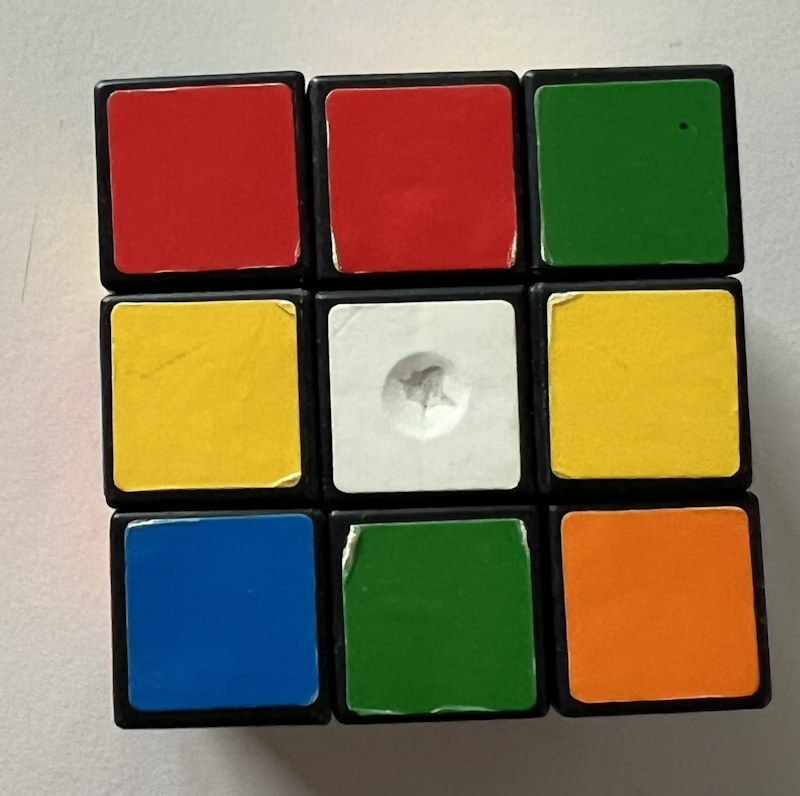
#> input picture image2.jpg, 800 x 796 px
$ python color_calibration.py
#> lines starting #> are read from the running program, lines starting #| are printed output that depends on the picture; after the words box and inside, x2 and y2 are one past the last pixel; in counts of white or black regions, pixels touching at a corner belong together
import cv2
import numpy as np

# Load an image from file
def load_image(image_path):
#> called with image_path = 'image2.jpg'
    frame = cv2.imread(image_path)
#> frame is the input picture: shape (796, 800, 3); mean B, G, R 88.3, 116.4, 132.8
#> in calibrate_colors, `hsv_frame = cv2.cvtColor(frame, cv2.COLOR_BGR2HSV)`: hsv_frame: shape (796, 800, 3); mean H, S, V 32.1, 115.1, 148
    if frame is None:
        print("Error: Could not load image.")
        return None
    return frame

# Function to pick color on mouse click
def pick_color(event, x, y, flags, param):
    global hsv_frame
    if event == cv2.EVENT_LBUTTONDOWN:
        hsv_value = hsv_frame[y, x]
        print(f"Picked HSV Color: {hsv_value}")

# Function to create trackbars for color tuning
def nothing(x):
    pass

def create_trackbars():
    cv2.namedWindow("Trackbars")
    cv2.createTrackbar("H Min", "Trackbars", 0, 180, nothing)
#> slider 'H Min' is set to 36
    cv2.createTrackbar("H Max", "Trackbars", 180, 180, nothing)
    cv2.createTrackbar("S Min", "Trackbars", 0, 255, nothing)
#> slider 'S Min' is set to 51
    cv2.createTrackbar("S Max", "Trackbars", 255, 255, nothing)
    cv2.createTrackbar("V Min", "Trackbars", 0, 255, nothing)
#> slider 'V Min' is set to 51
    cv2.createTrackbar("V Max", "Trackbars", 255, 255, nothing)

def get_trackbar_values():
    h_min = cv2.getTrackbarPos("H Min", "Trackbars")
    h_max = cv2.getTrackbarPos("H Max", "Trackbars")
    s_min = cv2.getTrackbarPos("S Min", "Trackbars")
    s_max = cv2.getTrackbarPos("S Max", "Trackbars")
    v_min = cv2.getTrackbarPos("V Min", "Trackbars")
    v_max = cv2.getTrackbarPos("V Max", "Trackbars")
    return np.array([h_min, s_min, v_min]), np.array([h_max, s_max, v_max])

# Main function to process image and detect colors
def calibrate_colors(image_path):
    global hsv_frame

    frame = load_image(image_path)
    if frame is None:
        return

    hsv_frame = cv2.cvtColor(frame, cv2.COLOR_BGR2HSV)
    create_trackbars()

    while True:
        lower_bound, upper_bound = get_trackbar_values()
        mask = cv2.inRange(hsv_frame, lower_bound, upper_bound)
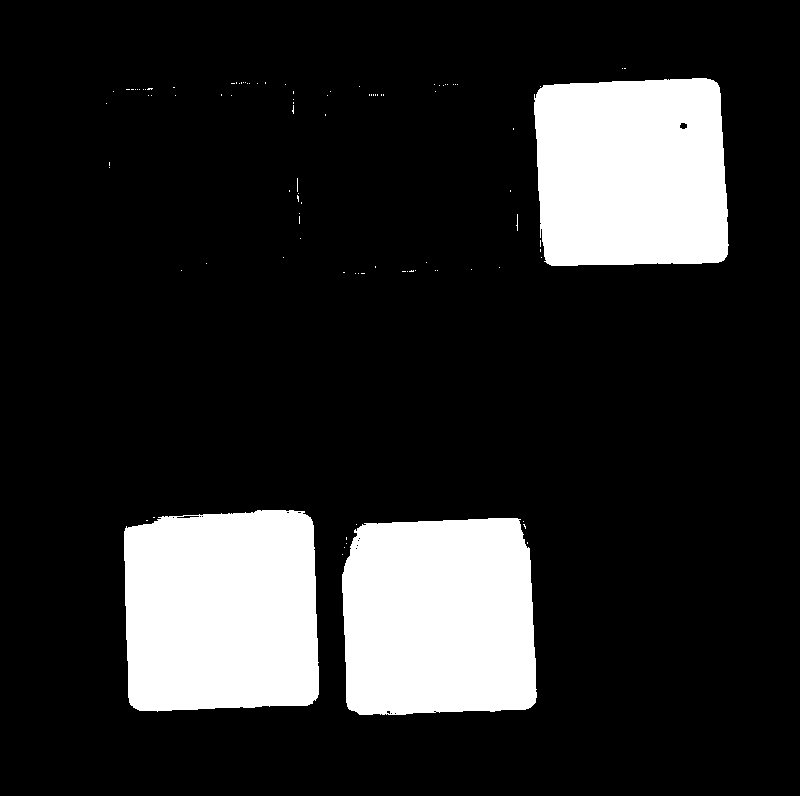
#> mask: shape (796, 800); 16.7% white; 100 white regions (97 under 20 px), largest, box (x1, y1, x2, y2) and area: (124, 510, 319, 712) 36668, (342, 518, 537, 715) 35556, (534, 78, 729, 266) 34031
        result = cv2.bitwise_and(frame, frame, mask=mask)
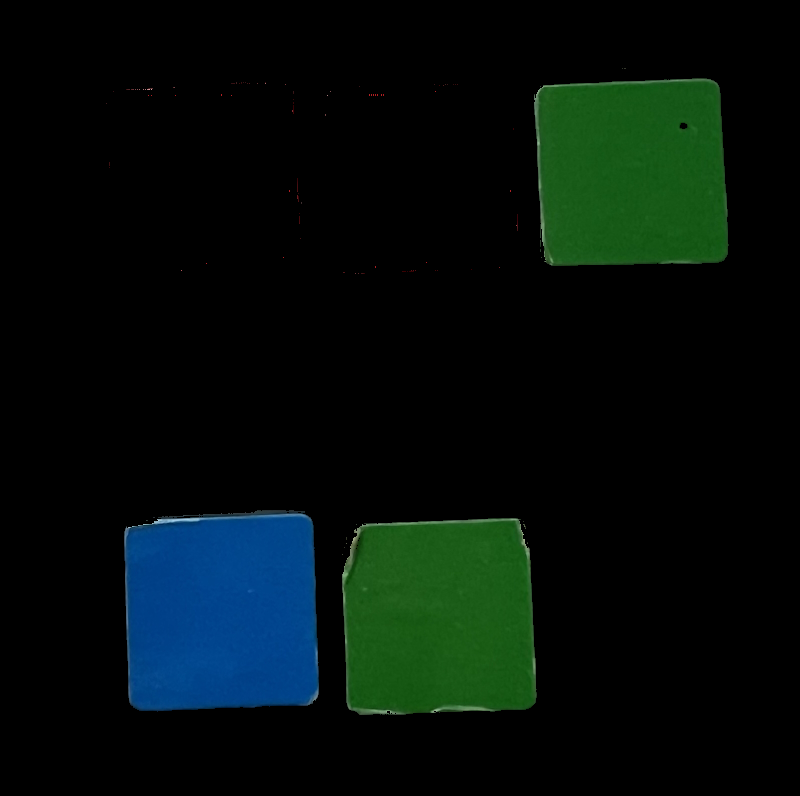
#> result: shape (796, 800, 3); mean B, G, R 10.6, 13.9, 3.2

        cv2.imshow("Original", frame)
        cv2.imshow("Mask", mask)
        cv2.imshow("Filtered Result", result)

        key = cv2.waitKey(1) & 0xFF
#> (key Esc is pressed here)
        if key == 27:  # ESC key to exit
            break

    print(f"Final HSV Ranges: Lower-{lower_bound}, Upper-{upper_bound}")
    cv2.destroyAllWindows()

if __name__ == "__main__":
    image_path = "image2.jpg"  # Change this to the path of your image
    calibrate_colors(image_path)
